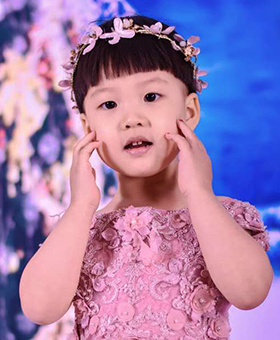
#> input picture Python.OpenCV.From.Novice.To.Practice/code/12/09/face/lxe1.png, 280 x 340 px, found by its file name
$ python demo.py
#> lines starting #> are read from the running program, lines starting #| are printed output that depends on the picture
import cv2
import numpy as np

photos = list()  # 样本图像列表
lables = list()  # 标签列表
photos.append(cv2.imread("face\\lxe1.png", 0))  # 记录第1张人脸图像
lables.append(0)  # 第1张图像对应的标签
photos.append(cv2.imread("face\\lxe2.png", 0))  # 记录第2张人脸图像
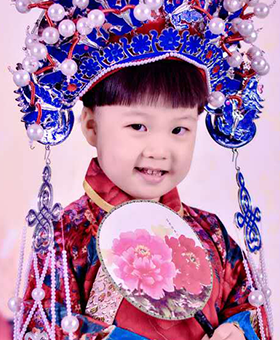
#> input picture Python.OpenCV.From.Novice.To.Practice/code/12/09/face/lxe2.png, 280 x 340 px, found by its file name
lables.append(0)  # 第2张图像对应的标签
photos.append(cv2.imread("face\\lxe3.png", 0))  # 记录第3张人脸图像
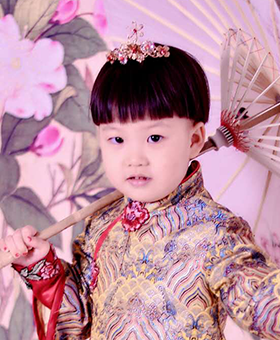
#> input picture Python.OpenCV.From.Novice.To.Practice/code/12/09/face/lxe3.png, 280 x 340 px, found by its file name
lables.append(0)  # 第3张图像对应的标签

photos.append(cv2.imread("face\\ruirui1.png", 0))  # 记录第4张人脸图像
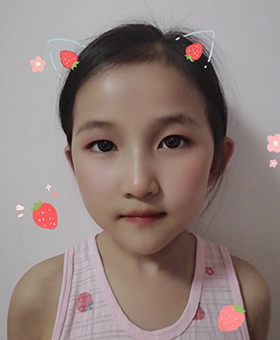
#> input picture Python.OpenCV.From.Novice.To.Practice/code/12/09/face/ruirui1.png, 280 x 340 px, found by its file name
lables.append(1)  # 第4张图像对应的标签
photos.append(cv2.imread("face\\ruirui2.png", 0))  # 记录第5张人脸图像
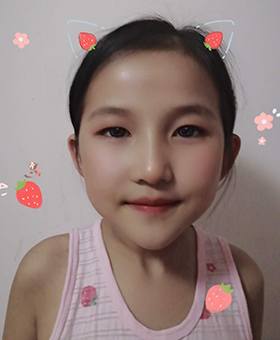
#> input picture Python.OpenCV.From.Novice.To.Practice/code/12/09/face/ruirui2.png, 280 x 340 px, found by its file name
lables.append(1)  # 第5张图像对应的标签
photos.append(cv2.imread("face\\ruirui3.png", 0))  # 记录第6张人脸图像
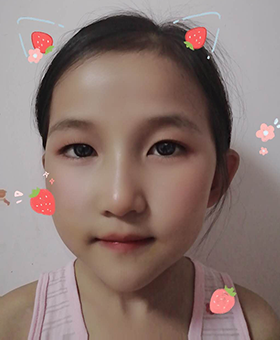
#> input picture Python.OpenCV.From.Novice.To.Practice/code/12/09/face/ruirui3.png, 280 x 340 px, found by its file name
lables.append(1)  # 第6张图像对应的标签

names = {"0": "LXE", "1": "RuiRui"}  # 标签对应的名称字典

recognizer = cv2.face.LBPHFaceRecognizer_create()  # 创建LBPH识别器
recognizer.train(photos, np.array(lables))  # 识别器开始训练

i = cv2.imread("face\\ruirui4.png", 0)  # 待识别的人脸图像
#> (the run stopped early here; a loop or call above may not have finished)
